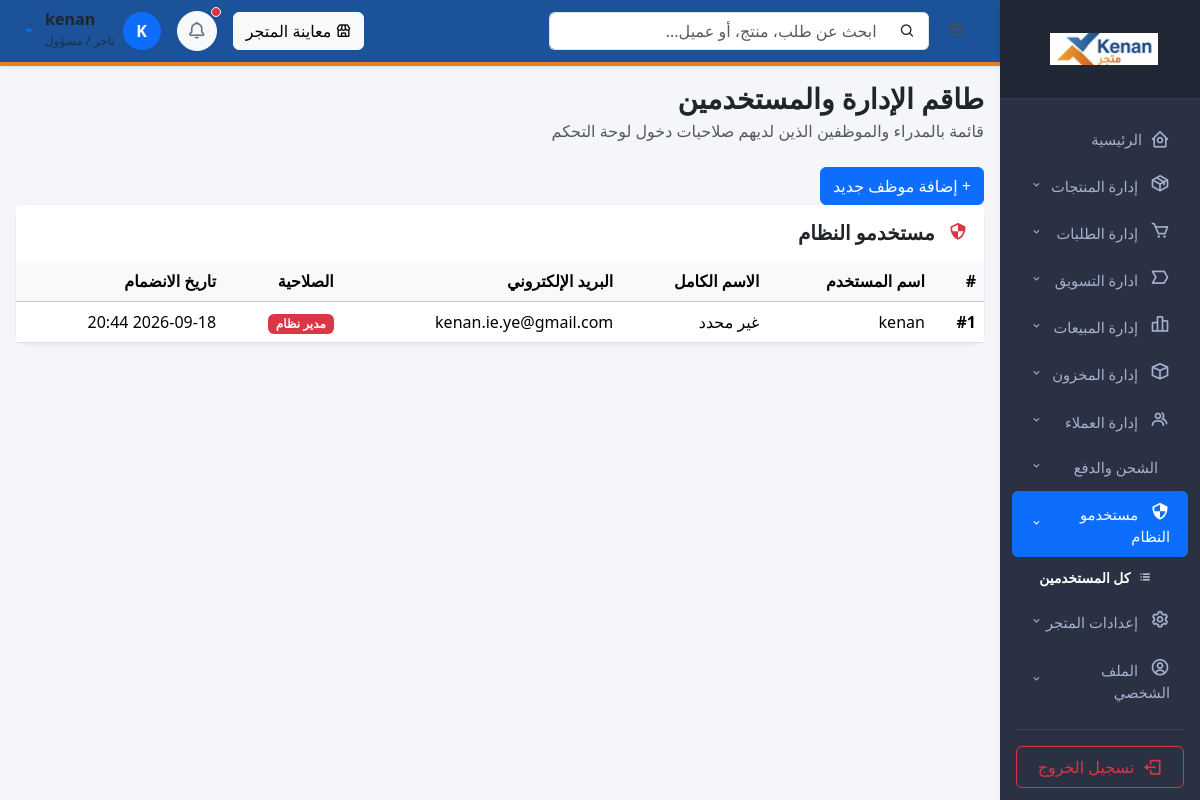
Page /merchant/staff/ (signed in) on the earlier database version.
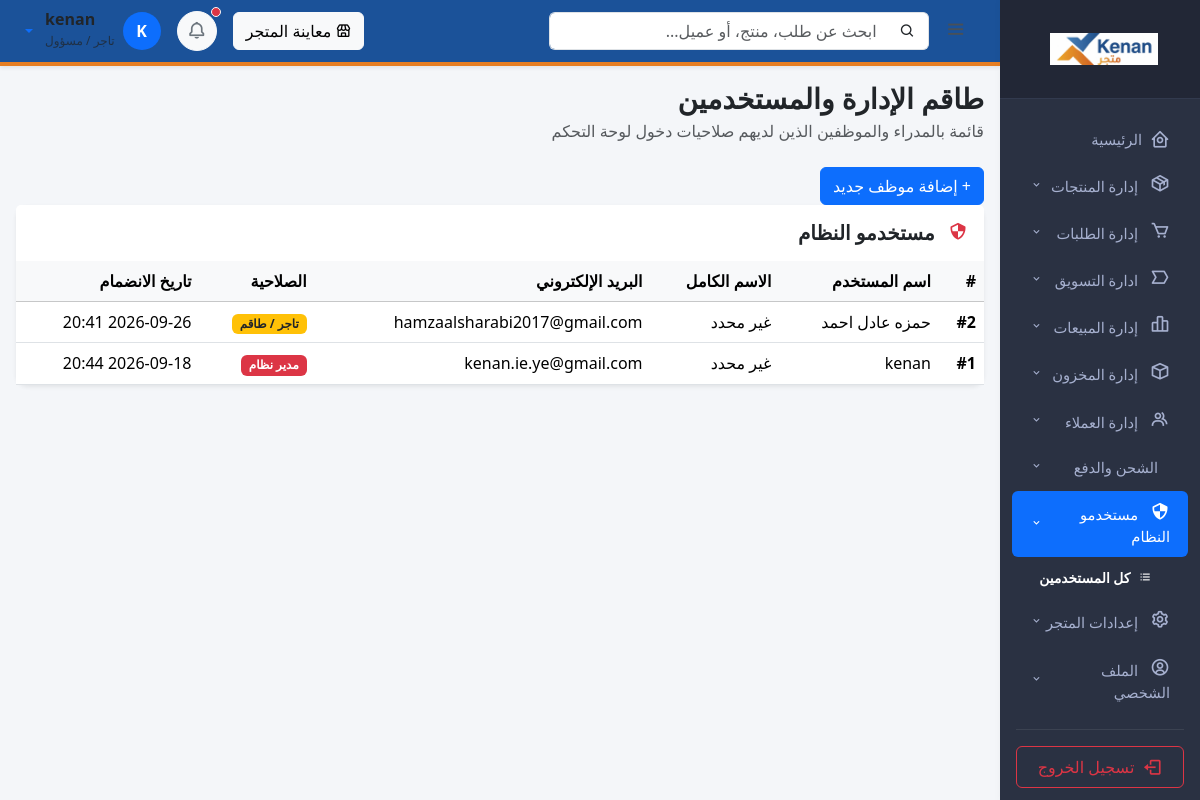
Same page on the later database version.
### shop/models/custom_user.py (models this page shows, shortened)
class CustomUser(AbstractUser):
    email =django.db.models.EmailField(unique=True,verbose_name="البريد الالكتروني")
    USERNAME_FIELD = 'email'
    REQUIRED_FIELDS = ['username']
    class Meta:
        verbose_name="مستخدم"
        verbose_name_plural="المستخدمون"

### shop/views/merchant/staff_user_list.py (the view)
@staff_required
def staff_user_list(request):
    staff_users = CustomUser.objects.filter(Q(is_staff=True) | Q(is_superuser=True)).order_by('-date_joined')
    return render(request, 'shop/merchant/staff_user_list.html', {'staff_users': staff_users})

### shop/context_processors.py (called while the page is built)
def nav_categories(request):
    return {'nav_categories': Category.objects.filter(parent=None).prefetch_related('children')}

def cart_summary(request):
    cart_id = request.session.get('cart_id')
    cart = Cart.objects.filter(id=cart_id).first() if cart_id else None
    return {'cart_count': cart.get_total_items() if cart else 0}

### shop/views/merchant/staff_required.py (called while the page is built)
def staff_required(view_func):
    def check_user(user):
        return user.is_authenticated and user.is_staff
    decorated_view = user_passes_test(
        check_user,
        login_url='login',
        redirect_field_name=None
    )(view_func)
    return decorated_view

### shop/templates/shop/merchant/staff_user_list.html (shortened to what this page needs)
{% extends 'admin/veltrix_base.html' %}
{% block content %}
<div class="d-flex justify-content-between align-items-center mb-4">
    <div>
        <h3 class="fw-bold mb-1">طاقم الإدارة والمستخدمين</h3>
        <p class="text-muted mb-0">قائمة بالمدراء والموظفين الذين لديهم صلاحيات دخول لوحة التحكم</p>
    </div>
</div>
<a href="{% url 'add_staff' %}" class="btn btn-primary">+ إضافة موظف جديد</a>
<div class="card border-0 shadow-sm rounded-3">
    <div class="card-header bg-white py-3 border-0">
        <h5 class="fw-bold mb-0 text-dark"><i class="bx bx-shield-quarter me-2 text-danger"></i> مستخدمو النظام</h5>
    </div>
    <div class="table-responsive">
        <table class="table table-hover align-middle mb-0">
            <thead class="table-light">
                <tr>
                    <th>#</th>
                    <th>اسم المستخدم</th>
                    <th>الاسم الكامل</th>
                    <th>البريد الإلكتروني</th>
                    <th>الصلاحية</th>
                    <th>تاريخ الانضمام</th>
                </tr>
            </thead>
            <tbody>
                {% for staff in staff_users %}
                <tr>
                    <td><strong>#{{ staff.id }}</strong></td>
                    <td>{{ staff.username }}</td>
                    <td>{{ staff.get_full_name|default:"غير محدد" }}</td>
                    <td>{{ staff.email|default:"غير مسجل" }}</td>
                    <td>
                        {% if staff.is_superuser %}
                            <span class="badge bg-danger">مدير نظام</span>
                        {% else %}
                            <span class="badge bg-warning text-dark">تاجر / طاقم</span>
                        {% endif %}
                    </td>
                    <td>{{ staff.date_joined|date:"Y-m-d H:i" }}</td>
                </tr>
                {% empty %}
                <tr>
                    <td colspan="6" class="text-center py-4 text-muted">لا يوجد مستخدمون إداريون.</td>
                </tr>
                {% endfor %}
            </tbody>
        </table>
    </div>
</div>
{% endblock %}

### shop/templates/admin/veltrix_base.html (shortened to what the changed rows need)
{% load static %}
<!DOCTYPE html>
<html lang="ar" dir="rtl">
<head>
    <link rel="stylesheet" href="https://cdn.jsdelivr.net/npm/bootstrap@5.3.2/dist/css/bootstrap.rtl.min.css">
    <link rel="stylesheet" href="https://cdn.jsdelivr.net/npm/boxicons@2.1.4/css/boxicons.min.css">
    <link rel="stylesheet" href="https://cdn.jsdelivr.net/npm/sweetalert2@11/dist/sweetalert2.min.css">
</head>
<body>
<div class="container-fluid">
    <div class="row">
        <div class="col-md-9 col-lg-10 p-0 main-content" id="mainContent">
            <div class="topbar d-flex justify-content-between align-items-center shadow-sm">
                <div class="d-flex align-items-center gap-3">
                    <div class="dropdown">
                        <a href="#" class="d-flex align-items-center text-decoration-none dropdown-toggle gap-2" id="profileDropdown" data-bs-toggle="dropdown" aria-expanded="false">
                            <div class="avatar-circle">{{ request.user.first_name|default:request.user.username|slice:":1"|upper }}</div>
                            <div class="text-end d-none d-sm-block">
                                <span class="d-block fw-bold text-dark lh-1">{{ request.user.first_name|default:request.user.username }}</span>
                                <small class="text-muted" style="font-size: 0.75rem;">تاجر / مسؤول</small>
                            </div>
                        </a>
                    </div>
                </div>
            </div>
            <div class="p-3">
                {% block content %}{% endblock %}
            </div>
        </div>
    </div>
</div>
</body>
</html>

Differences in the rows shown:
added CustomUser: id "2", username "حمزه عادل احمد", get_full_name "غير محدد", email "hamzaalsharabi2017@gmail.com", is_superuser "تاجر / طاقم", date_joined "2026-09-26 20:41"
